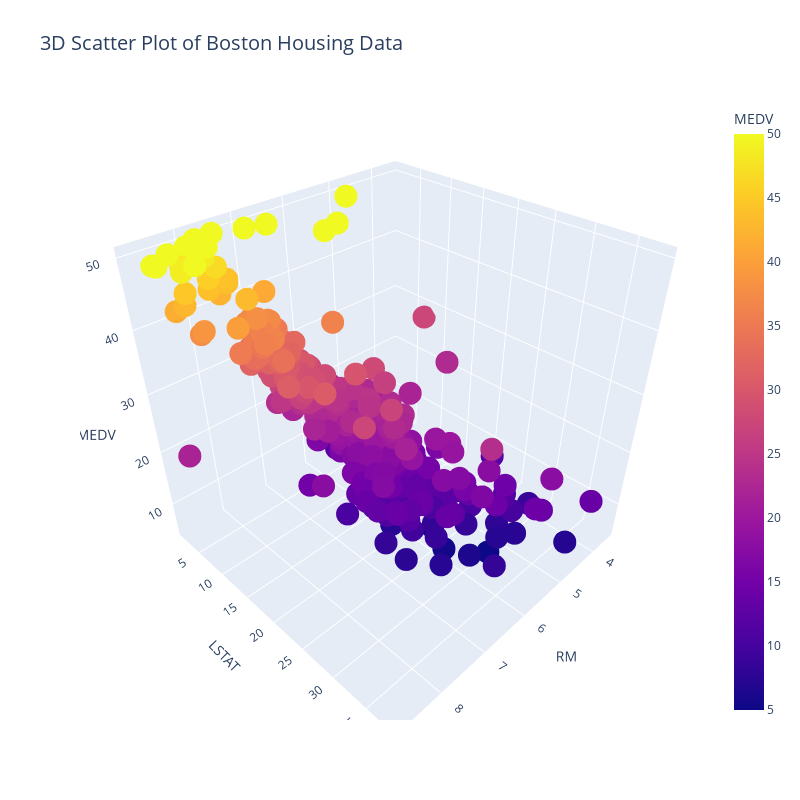

The cell this chart's notebook holds for it:
### Markdown cell above
### Updated 3D Plot (MEDV, LSTAT, & RM)

### Code cell
import plotly.express as px

fig = px.scatter_3d(df, x='RM', y='LSTAT', z='MEDV', color='MEDV', title='3D Scatter Plot of Boston Housing Data')
fig.update_layout(
	scene=dict(
		xaxis_title='RM',
		yaxis_title='LSTAT',
		zaxis_title='MEDV'
	),
	title=dict(
		text='3D Scatter Plot of Boston Housing Data',
		font=dict(size=20)
	),
    width=800,
    height=800
)
fig.show()

### Figure 1 — Plotly figure (JSON) as saved in the notebook; plotly's stock layout.template omitted (floating-point values rounded to 4 significant figures; data arrays with more than 128 entries replaced by an {"elided": "..."} marker saying what was removed)
{"data": [{"hovertemplate": "RM=%{x}<br>LSTAT=%{y}<br>MEDV=%{marker.color}<extra></extra>", "legendgroup": "", "marker": {"color": {"elided": "506 float values"}, "coloraxis": "coloraxis", "symbol": "circle"}, "mode": "markers", "name": "", "scene": "scene", "showlegend": false, "type": "scatter3d", "x": {"elided": "506 float values"}, "y": {"elided": "506 float values"}, "z": {"elided": "506 float values"}}], "layout": {"coloraxis": {"colorbar": {"title": {"text": "MEDV"}}, "colorscale": [[0, "#0d0887"], [0.1111, "#46039f"], [0.2222, "#7201a8"], [0.3333, "#9c179e"], [0.4444, "#bd3786"], [0.5556, "#d8576b"], [0.6667, "#ed7953"], [0.7778, "#fb9f3a"], [0.8889, "#fdca26"], [1, "#f0f921"]]}, "height": 800, "legend": {"tracegroupgap": 0}, "scene": {"domain": {"x": [0, 1], "y": [0, 1]}, "xaxis": {"title": {"text": "RM"}}, "yaxis": {"title": {"text": "LSTAT"}}, "zaxis": {"title": {"text": "MEDV"}}}, "title": {"font": {"size": 20}, "text": "3D Scatter Plot of Boston Housing Data"}, "width": 800}}
